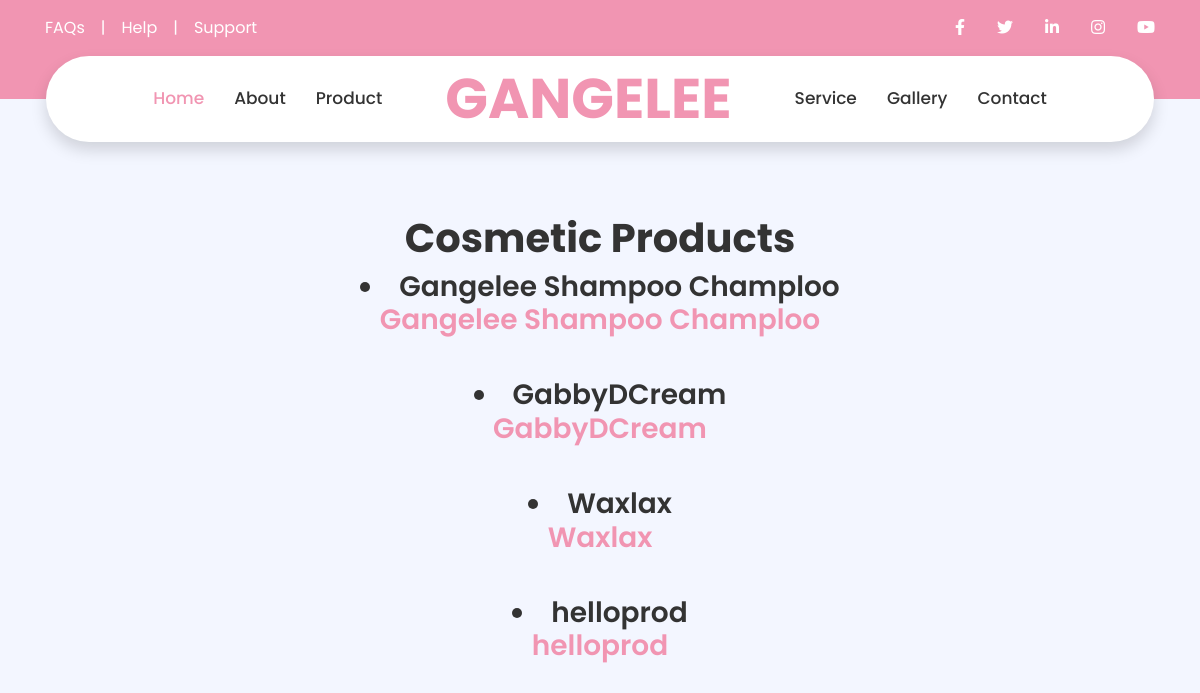
Page /Products on the committed database.
### formulator/models.py (models this page shows)
class Product(models.Model):
    Name = models.CharField(max_length=200)
    Type = models.CharField(max_length=200)
    id = models.UUIDField(default=uuid.uuid4, unique=True,primary_key=True,editable=False)
    Formulation =models.ForeignKey('Formulation', blank=True, on_delete=models.PROTECT, null=True)
    def __str__(self):
        return self.Name

### formulator/views.py (the view)
# urls.py: path('Products',views.ProductsPage,name='products'),
def ProductsPage(request):
    x = Product.objects.all()
    return render(request, 'Formulator/Products.html',{'products':x})

### formulator/templates/Formulator/Products.html
{% extends 'main.html' %}
{% load static %}
{% block content %}
<br><br><br>
<center>
<h1> Cosmetic Products</h1>
{% for product in products %}
<h3>
<li> {{product}}</li> <a href="{% url 'productinfo' product.id %}">{{product.Name}}</a> <br><br>
</h3>
{% endfor %}
</center>
{% endblock content %}

### rows in the picture
Product: Name "Gangelee Shampoo Champloo"
Product: Name "GabbyDCream"
Product: Name "Waxlax"
Product: Name "helloprod"
